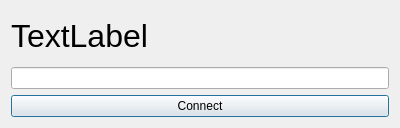
<?xml version="1.0" encoding="UTF-8"?>
<ui version="4.0">
 <class>DialogLoading</class>
 <widget class="QDialog" name="DialogLoading">
  <property name="geometry">
   <rect>
    <x>0</x>
    <y>0</y>
    <width>400</width>
    <height>128</height>
   </rect>
  </property>
  <property name="windowTitle">
   <string>Dialog</string>
  </property>
  <layout class="QVBoxLayout" name="verticalLayout">
   <item>
    <widget class="QLabel" name="LoadingLabel">
     <property name="font">
      <font>
       <pointsize>24</pointsize>
      </font>
     </property>
     <property name="text">
      <string>TextLabel</string>
     </property>
    </widget>
   </item>
   <item>
    <widget class="QLineEdit" name="lineEdit"/>
   </item>
   <item>
    <widget class="QPushButton" name="ButtonClose">
     <property name="text">
      <string>Connect</string>
     </property>
    </widget>
   </item>
  </layout>
 </widget>
 <resources/>
 <connections/>
</ui>
